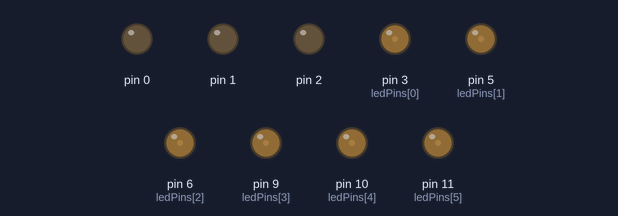
The sketch below on a simulated Arduino Uno, built with avr-gcc and run on an emulated ATmega328P. Shown: output pins drawn as LEDs (lit = HIGH).

Above: at 0.05 s.
At 2.55 s:
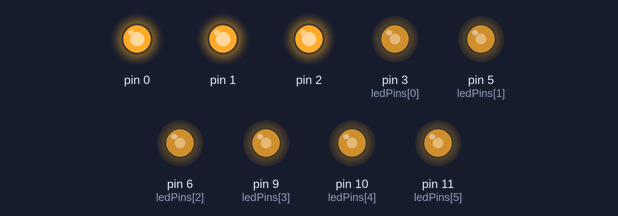
At 3.5 s:
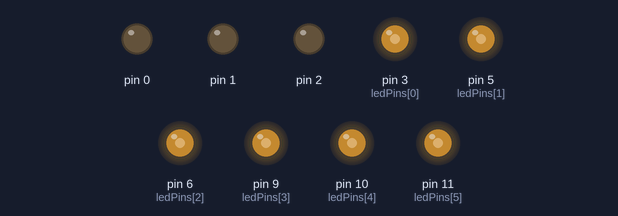
At 4.5 s:
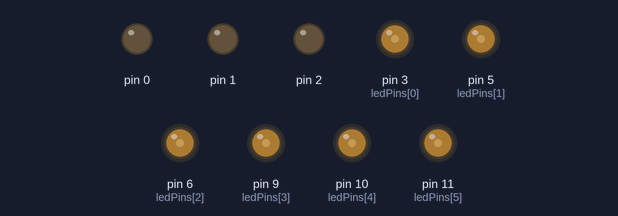
At 9.5 s:
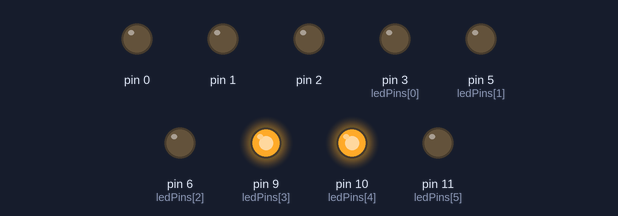
Timing chart, 0 to 13.0 s (numbered marks = the images above):
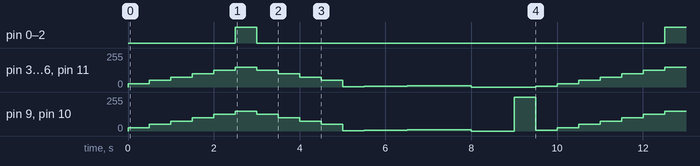

The sketch:

Basic_Programming_1.ino
```cpp
/*
Connect leds to pins 3,5,6,9,10 and 11 (UNO PWM Pins)
Write a program that varies the brightness on these leds
Store the brightness levels in an array
*/
int ledPins[] = {3, 5, 6, 9, 10, 11};
int ledBrightnessLevels[] = {25, 50, 75, 100, 125, 150, 125, 100, 75, 50};
int ledDelay = 500;

void setup()
{
	// set pins to output
	for (int i = 0; i < sizeof(ledPins); i++)
	{
		pinMode(ledPins[i], OUTPUT);
	}
}

void loop()
{
	for(int a = 0; a < sizeof(ledBrightnessLevels); a++)
	{
		// Apply brightness level to all leds
		for(int x = 0; x < sizeof(ledPins); x++)
		{
			analogWrite(ledPins[x], ledBrightnessLevels[a]);
		}
		// lets brightness level be perceived
		delay(ledDelay);
	}

}
```

Measured:
- by itself, pin 0–2: alternates HIGH for 0.50 s and LOW for 9.5 s
- by itself, pin 3 (ledPins[0]), pin 5 (ledPins[1]), pin 6 (ledPins[2]), pin 11 (ledPins[5]): repeats every 10.0 s: 50/255 0.50 s, 75/255 0.50 s, 100/255 0.50 s, 125/255 0.50 s, 150/255 0.50 s, 125/255 0.50 s, 100/255 0.50 s, 75/255 0.50 s, 50/255 0.50 s, 3/255 0.50 s, 5/255 0.50 s, 6/255 0.50 s, 9/255 0.50 s, 10/255 0.50 s, 11/255 0.50 s, 0/255 1.5 s, 5/255 0.50 s, 25/255 0.50 s
